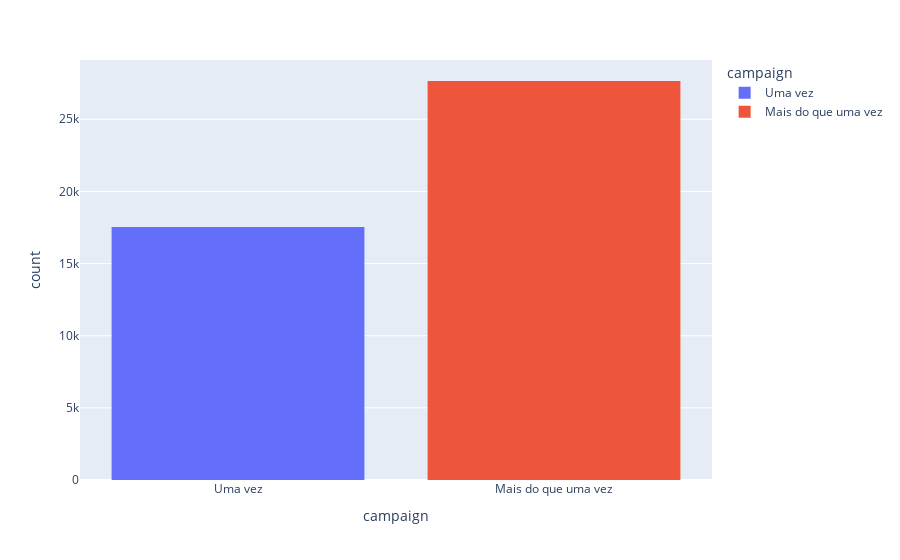

The cell this chart's notebook holds for it:
### Code cell
px.histogram(data, x="campaign", color="campaign")

### Figure 1 — Plotly figure (JSON) as saved in the notebook; plotly's stock layout.template omitted (floating-point values rounded to 4 significant figures; data arrays with more than 128 entries replaced by an {"elided": "..."} marker saying what was removed)
{"data": [{"alignmentgroup": "True", "bingroup": "x", "hovertemplate": "campaign=%{x}<br>count=%{y}<extra></extra>", "legendgroup": "Uma vez", "marker": {"color": "#636efa"}, "name": "Uma vez", "offsetgroup": "Uma vez", "orientation": "v", "showlegend": true, "type": "histogram", "x": {"elided": "17536 str values"}, "xaxis": "x", "yaxis": "y"}, {"alignmentgroup": "True", "bingroup": "x", "hovertemplate": "campaign=%{x}<br>count=%{y}<extra></extra>", "legendgroup": "Mais do que uma vez", "marker": {"color": "#EF553B"}, "name": "Mais do que uma vez", "offsetgroup": "Mais do que uma vez", "orientation": "v", "showlegend": true, "type": "histogram", "x": {"elided": "27654 str values"}, "xaxis": "x", "yaxis": "y"}], "layout": {"barmode": "relative", "legend": {"title": {"text": "campaign"}, "tracegroupgap": 0}, "margin": {"t": 60}, "xaxis": {"anchor": "y", "categoryarray": ["Uma vez", "Mais do que uma vez"], "categoryorder": "array", "domain": [0, 1], "title": {"text": "campaign"}}, "yaxis": {"anchor": "x", "domain": [0, 1], "title": {"text": "count"}}}}
